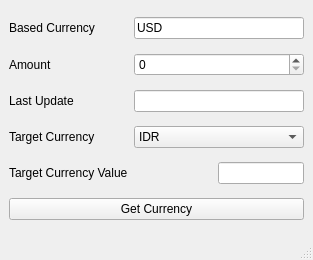
<?xml version="1.0" encoding="UTF-8"?>
<ui version="4.0">
 <class>MainWindow</class>
 <widget class="QMainWindow" name="MainWindow">
  <property name="geometry">
   <rect>
    <x>0</x>
    <y>0</y>
    <width>313</width>
    <height>260</height>
   </rect>
  </property>
  <property name="windowTitle">
   <string>MainWindow</string>
  </property>
  <widget class="QWidget" name="centralwidget">
   <layout class="QGridLayout" name="gridLayout">
    <item row="0" column="0">
     <widget class="QLabel" name="basedCurrency">
      <property name="text">
       <string>Based Currency</string>
      </property>
     </widget>
    </item>
    <item row="0" column="1" colspan="2">
     <widget class="QLineEdit" name="lineEdit">
      <property name="text">
       <string>USD</string>
      </property>
     </widget>
    </item>
    <item row="1" column="0">
     <widget class="QLabel" name="amount">
      <property name="text">
       <string>Amount</string>
      </property>
     </widget>
    </item>
    <item row="1" column="1" colspan="2">
     <widget class="QSpinBox" name="spinBox">
      <property name="maximum">
       <number>999999999</number>
      </property>
     </widget>
    </item>
    <item row="2" column="0">
     <widget class="QLabel" name="lastUpdate">
      <property name="text">
       <string>Last Update</string>
      </property>
     </widget>
    </item>
    <item row="2" column="1" colspan="2">
     <widget class="QLineEdit" name="lineEdit_2">
      <property name="text">
       <string/>
      </property>
      <property name="readOnly">
       <bool>true</bool>
      </property>
     </widget>
    </item>
    <item row="3" column="0">
     <widget class="QLabel" name="targetCurrency">
      <property name="text">
       <string>Target Currency</string>
      </property>
     </widget>
    </item>
    <item row="3" column="1" colspan="2">
     <widget class="QComboBox" name="comboBox">
      <item>
       <property name="text">
        <string>IDR</string>
       </property>
      </item>
      <item>
       <property name="text">
        <string>USD</string>
       </property>
      </item>
     </widget>
    </item>
    <item row="4" column="0">
     <widget class="QLabel" name="targetCurrencyValue">
      <property name="text">
       <string>Target Currency Value</string>
      </property>
     </widget>
    </item>
    <item row="4" column="1">
     <spacer name="horizontalSpacer">
      <property name="orientation">
       <enum>Qt::Orientation::Horizontal</enum>
      </property>
      <property name="sizeHint" stdset="0">
       <size>
        <width>101</width>
        <height>20</height>
       </size>
      </property>
     </spacer>
    </item>
    <item row="4" column="2">
     <widget class="QLineEdit" name="lineEdit_3">
      <property name="text">
       <string/>
      </property>
      <property name="readOnly">
       <bool>true</bool>
      </property>
     </widget>
    </item>
    <item row="5" column="0" colspan="3">
     <widget class="QPushButton" name="getCurrency">
      <property name="text">
       <string>Get Currency</string>
      </property>
     </widget>
    </item>
   </layout>
  </widget>
  <widget class="QMenuBar" name="menubar">
   <property name="geometry">
    <rect>
     <x>0</x>
     <y>0</y>
     <width>313</width>
     <height>17</height>
    </rect>
   </property>
  </widget>
  <widget class="QStatusBar" name="statusbar"/>
 </widget>
 <resources/>
 <connections/>
</ui>
